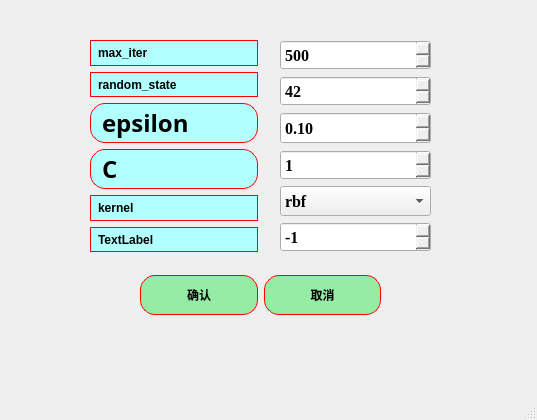
<?xml version="1.0" encoding="UTF-8"?>
<ui version="4.0">
 <class>SVM_para</class>
 <widget class="QMainWindow" name="SVM_para">
  <property name="geometry">
   <rect>
    <x>0</x>
    <y>0</y>
    <width>537</width>
    <height>420</height>
   </rect>
  </property>
  <property name="windowTitle">
   <string>支持向量机：参数设置</string>
  </property>
  <widget class="QWidget" name="centralwidget">
   <widget class="QWidget" name="layoutWidget">
    <property name="geometry">
     <rect>
      <x>140</x>
      <y>270</y>
      <width>241</width>
      <height>51</height>
     </rect>
    </property>
    <layout class="QHBoxLayout" name="horizontalLayout">
     <item>
      <widget class="QPushButton" name="pushButton">
       <property name="minimumSize">
        <size>
         <width>0</width>
         <height>40</height>
        </size>
       </property>
       <property name="styleSheet">
        <string notr="true">QPushButton{
border:1px solid red;   /*边框的粗细，颜色*/
border-radius:15px;    /*设置圆角半径 */
padding:2px 4px;  /*QFrame边框与内部其它部件的距离*/
background-color: rgb(149, 236, 165);	/*背景颜色*/
color:rgb(0, 0, 0);		/*字体颜色*/
	font: 18pt &quot;楷体&quot;;

font:bold;
}
QPushButton:hover {
    background-color: rgb(177, 244, 155);    /* 悬停时背景色 */
}
QPushButton:pressed {
    background-color:rgb(99, 181, 255);     /* 点击时背景色 */
}</string>
       </property>
       <property name="text">
        <string>确认</string>
       </property>
      </widget>
     </item>
     <item>
      <widget class="QPushButton" name="pushButton_2">
       <property name="minimumSize">
        <size>
         <width>0</width>
         <height>40</height>
        </size>
       </property>
       <property name="styleSheet">
        <string notr="true">QPushButton{
border:1px solid red;   /*边框的粗细，颜色*/
border-radius:15px;    /*设置圆角半径 */
padding:2px 4px;  /*QFrame边框与内部其它部件的距离*/
background-color: rgb(149, 236, 165);	/*背景颜色*/
color:rgb(0, 0, 0);		/*字体颜色*/
	font: 18pt &quot;楷体&quot;;

font:bold;
}
QPushButton:hover {
    background-color: rgb(177, 244, 155);    /* 悬停时背景色 */
}
QPushButton:pressed {
    background-color:rgb(99, 181, 255);     /* 点击时背景色 */
}</string>
       </property>
       <property name="text">
        <string>取消</string>
       </property>
      </widget>
     </item>
    </layout>
   </widget>
   <widget class="QWidget" name="layoutWidget">
    <property name="geometry">
     <rect>
      <x>90</x>
      <y>40</y>
      <width>168</width>
      <height>212</height>
     </rect>
    </property>
    <layout class="QVBoxLayout" name="verticalLayout_2">
     <item>
      <widget class="QLabel" name="label_2">
       <property name="styleSheet">
        <string notr="true">QLabel{
border:1px solid red;   /*边框的粗细，颜色*/
border-radius:15px;    /*设置圆角半径 */
padding:2px 4px;  /*QFrame边框与内部其它部件的距离*/
background-color: rgb(177, 255, 255);	/*背景颜色*/
color:rgb(0, 0, 0);		/*字体颜色*/
	font: 18pt &quot;楷体&quot;;
qproperty-alignment: 'AlignCenter';
font:bold;
}</string>
       </property>
       <property name="text">
        <string>max_iter</string>
       </property>
      </widget>
     </item>
     <item>
      <widget class="QLabel" name="label_random_state">
       <property name="styleSheet">
        <string notr="true">QLabel{
border:1px solid red;   /*边框的粗细，颜色*/
border-radius:15px;    /*设置圆角半径 */
padding:2px 4px;  /*QFrame边框与内部其它部件的距离*/
background-color: rgb(177, 255, 255);	/*背景颜色*/
color:rgb(0, 0, 0);		/*字体颜色*/
	font: 18pt &quot;楷体&quot;;
qproperty-alignment: 'AlignCenter';
font:bold;
}</string>
       </property>
       <property name="text">
        <string>random_state</string>
       </property>
      </widget>
     </item>
     <item>
      <widget class="QLabel" name="label_epsilon">
       <property name="font">
        <font>
         <family>楷体</family>
         <pointsize>18</pointsize>
         <weight>75</weight>
         <italic>false</italic>
         <bold>true</bold>
        </font>
       </property>
       <property name="styleSheet">
        <string notr="true">QLabel{
border:1px solid red;   /*边框的粗细，颜色*/
border-radius:15px;    /*设置圆角半径 */
padding:2px 4px;  /*QFrame边框与内部其它部件的距离*/
background-color: rgb(177, 255, 255);	/*背景颜色*/
color:rgb(0, 0, 0);		/*字体颜色*/
	font: 18pt &quot;楷体&quot;;
qproperty-alignment: 'AlignCenter';
font:bold;
}</string>
       </property>
       <property name="text">
        <string>epsilon</string>
       </property>
      </widget>
     </item>
     <item>
      <widget class="QLabel" name="label_2_C">
       <property name="font">
        <font>
         <family>楷体</family>
         <pointsize>18</pointsize>
         <weight>75</weight>
         <italic>false</italic>
         <bold>true</bold>
        </font>
       </property>
       <property name="styleSheet">
        <string notr="true">QLabel{
border:1px solid red;   /*边框的粗细，颜色*/
border-radius:15px;    /*设置圆角半径 */
padding:2px 4px;  /*QFrame边框与内部其它部件的距离*/
background-color: rgb(177, 255, 255);	/*背景颜色*/
color:rgb(0, 0, 0);		/*字体颜色*/
	font: 18pt &quot;楷体&quot;;
qproperty-alignment: 'AlignCenter';
font:bold;
}</string>
       </property>
       <property name="text">
        <string>C</string>
       </property>
      </widget>
     </item>
     <item>
      <widget class="QLabel" name="label_3">
       <property name="styleSheet">
        <string notr="true">QLabel{
border:1px solid red;   /*边框的粗细，颜色*/
border-radius:15px;    /*设置圆角半径 */
padding:2px 4px;  /*QFrame边框与内部其它部件的距离*/
background-color: rgb(177, 255, 255);	/*背景颜色*/
color:rgb(0, 0, 0);		/*字体颜色*/
	font: 18pt &quot;楷体&quot;;
qproperty-alignment: 'AlignCenter';
font:bold;
}</string>
       </property>
       <property name="text">
        <string>kernel</string>
       </property>
      </widget>
     </item>
     <item>
      <widget class="QLabel" name="label">
       <property name="styleSheet">
        <string notr="true">QLabel{
border:1px solid red;   /*边框的粗细，颜色*/
border-radius:15px;    /*设置圆角半径 */
padding:2px 4px;  /*QFrame边框与内部其它部件的距离*/
background-color: rgb(177, 255, 255);	/*背景颜色*/
color:rgb(0, 0, 0);		/*字体颜色*/
	font: 18pt &quot;楷体&quot;;
qproperty-alignment: 'AlignCenter';
font:bold;
}</string>
       </property>
       <property name="text">
        <string>TextLabel</string>
       </property>
      </widget>
     </item>
    </layout>
   </widget>
   <widget class="QWidget" name="layoutWidget">
    <property name="geometry">
     <rect>
      <x>280</x>
      <y>40</y>
      <width>151</width>
      <height>212</height>
     </rect>
    </property>
    <layout class="QVBoxLayout" name="verticalLayout">
     <item>
      <widget class="QSpinBox" name="spinBox_max_iter">
       <property name="minimumSize">
        <size>
         <width>80</width>
         <height>30</height>
        </size>
       </property>
       <property name="font">
        <font>
         <family>Times New Roman</family>
         <pointsize>12</pointsize>
         <weight>75</weight>
         <bold>true</bold>
        </font>
       </property>
       <property name="styleSheet">
        <string notr="true">QSpinBox::up-button:pressed {
    margin-top: 4px;  /* 模拟按压下沉 */
}
QSpinBox::down-button:pressed {
    margin-top: 4px;
}</string>
       </property>
       <property name="maximum">
        <number>9999</number>
       </property>
       <property name="value">
        <number>500</number>
       </property>
      </widget>
     </item>
     <item>
      <widget class="QSpinBox" name="spinBox_random_state">
       <property name="minimumSize">
        <size>
         <width>80</width>
         <height>30</height>
        </size>
       </property>
       <property name="font">
        <font>
         <family>Times New Roman</family>
         <pointsize>12</pointsize>
         <weight>75</weight>
         <bold>true</bold>
        </font>
       </property>
       <property name="styleSheet">
        <string notr="true">QSpinBox::up-button:pressed {
    margin-top: 4px;  /* 模拟按压下沉 */
}
QSpinBox::down-button:pressed {
    margin-top: 4px;
}</string>
       </property>
       <property name="value">
        <number>42</number>
       </property>
      </widget>
     </item>
     <item>
      <widget class="QDoubleSpinBox" name="doubleSpinBox_epsilon">
       <property name="minimumSize">
        <size>
         <width>80</width>
         <height>30</height>
        </size>
       </property>
       <property name="maximumSize">
        <size>
         <width>1600</width>
         <height>1600</height>
        </size>
       </property>
       <property name="font">
        <font>
         <family>Times New Roman</family>
         <pointsize>12</pointsize>
         <weight>75</weight>
         <bold>true</bold>
        </font>
       </property>
       <property name="styleSheet">
        <string notr="true">QDoubleSpinBox::up-button:pressed {
    margin-top: 4px;  /* 模拟按压下沉 */
}
QDoubleSpinBox::down-button:pressed {
    margin-top: 4px;
}</string>
       </property>
       <property name="singleStep">
        <double>0.100000000000000</double>
       </property>
       <property name="value">
        <double>0.100000000000000</double>
       </property>
      </widget>
     </item>
     <item>
      <widget class="QSpinBox" name="spinBox_C">
       <property name="minimumSize">
        <size>
         <width>80</width>
         <height>30</height>
        </size>
       </property>
       <property name="font">
        <font>
         <family>Times New Roman</family>
         <pointsize>12</pointsize>
         <weight>75</weight>
         <bold>true</bold>
        </font>
       </property>
       <property name="styleSheet">
        <string notr="true">QSpinBox::up-button:pressed {
    margin-top: 4px;  /* 模拟按压下沉 */
}
QSpinBox::down-button:pressed {
    margin-top: 4px;
}</string>
       </property>
       <property name="singleStep">
        <number>1</number>
       </property>
       <property name="value">
        <number>1</number>
       </property>
      </widget>
     </item>
     <item>
      <widget class="QComboBox" name="comboBox_kernel">
       <property name="minimumSize">
        <size>
         <width>80</width>
         <height>30</height>
        </size>
       </property>
       <property name="font">
        <font>
         <family>Times New Roman</family>
         <pointsize>12</pointsize>
         <weight>75</weight>
         <bold>true</bold>
        </font>
       </property>
       <item>
        <property name="text">
         <string>rbf</string>
        </property>
       </item>
       <item>
        <property name="text">
         <string>linear</string>
        </property>
       </item>
       <item>
        <property name="text">
         <string>poly</string>
        </property>
       </item>
       <item>
        <property name="text">
         <string>sigmoid</string>
        </property>
       </item>
      </widget>
     </item>
     <item>
      <widget class="QSpinBox" name="spinBox_n_jobs">
       <property name="minimumSize">
        <size>
         <width>80</width>
         <height>30</height>
        </size>
       </property>
       <property name="font">
        <font>
         <family>Times New Roman</family>
         <pointsize>12</pointsize>
         <weight>75</weight>
         <bold>true</bold>
        </font>
       </property>
       <property name="styleSheet">
        <string notr="true">QSpinBox::up-button:pressed {
    margin-top: 4px;  /* 模拟按压下沉 */
}
QSpinBox::down-button:pressed {
    margin-top: 4px;
}</string>
       </property>
       <property name="minimum">
        <number>-1</number>
       </property>
       <property name="maximum">
        <number>3</number>
       </property>
       <property name="value">
        <number>-1</number>
       </property>
      </widget>
     </item>
    </layout>
   </widget>
  </widget>
  <widget class="QMenuBar" name="menubar">
   <property name="geometry">
    <rect>
     <x>0</x>
     <y>0</y>
     <width>537</width>
     <height>23</height>
    </rect>
   </property>
  </widget>
  <widget class="QStatusBar" name="statusbar"/>
 </widget>
 <resources/>
 <connections>
  <connection>
   <sender>pushButton_2</sender>
   <signal>clicked()</signal>
   <receiver>SVM_para</receiver>
   <slot>close()</slot>
   <hints>
    <hint type="sourcelabel">
     <x>310</x>
     <y>277</y>
    </hint>
    <hint type="destinationlabel">
     <x>462</x>
     <y>343</y>
    </hint>
   </hints>
  </connection>
  <connection>
   <sender>pushButton</sender>
   <signal>clicked()</signal>
   <receiver>SVM_para</receiver>
   <slot>Confirm()</slot>
   <hints>
    <hint type="sourcelabel">
     <x>197</x>
     <y>288</y>
    </hint>
    <hint type="destinationlabel">
     <x>143</x>
     <y>341</y>
    </hint>
   </hints>
  </connection>
  <connection>
   <sender>pushButton</sender>
   <signal>released()</signal>
   <receiver>SVM_para</receiver>
   <slot>close()</slot>
   <hints>
    <hint type="sourcelabel">
     <x>156</x>
     <y>281</y>
    </hint>
    <hint type="destinationlabel">
     <x>44</x>
     <y>263</y>
    </hint>
   </hints>
  </connection>
 </connections>
 <slots>
  <slot>Confirm()</slot>
 </slots>
</ui>
